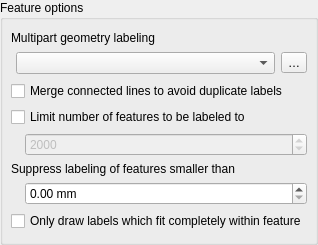
                       <widget class="QGroupBox" name="mRenderingFeaturesGrpBx">
                        <property name="title">
                         <string>Feature options</string>
                        </property>
                        <property name="syncGroup" stdset="0">
                         <string notr="true">labelrenderinggroup</string>
                        </property>
                        <layout class="QGridLayout" name="gridLayout_47">
                         <property name="leftMargin">
                          <number>8</number>
                         </property>
                         <property name="rightMargin">
                          <number>8</number>
                         </property>
                         <item row="4" column="0" colspan="2">
                          <widget class="QFrame" name="mMinSizeFrame">
                           <layout class="QGridLayout" name="gridLayout_21">
                            <property name="leftMargin">
                             <number>0</number>
                            </property>
                            <property name="topMargin">
                             <number>0</number>
                            </property>
                            <property name="rightMargin">
                             <number>0</number>
                            </property>
                            <property name="bottomMargin">
                             <number>0</number>
                            </property>
                            <property name="verticalSpacing">
                             <number>6</number>
                            </property>
                            <item row="1" column="0">
                             <spacer name="horizontalSpacer_20">
                              <property name="orientation">
                               <enum>Qt::Orientation::Horizontal</enum>
                              </property>
                              <property name="sizeType">
                               <enum>QSizePolicy::Policy::Fixed</enum>
                              </property>
                              <property name="sizeHint" stdset="0">
                               <size>
                                <width>8</width>
                                <height>0</height>
                               </size>
                              </property>
                             </spacer>
                            </item>
                            <item row="1" column="1">
                             <widget class="QgsDoubleSpinBox" name="mMinSizeSpinBox">
                              <property name="suffix">
                               <string> mm</string>
                              </property>
                             </widget>
                            </item>
                            <item row="0" column="0" colspan="2">
                             <widget class="QLabel" name="mMinSizeLabel">
                              <property name="text">
                               <string>Suppress labeling of features smaller than</string>
                              </property>
                             </widget>
                            </item>
                           </layout>
                          </widget>
                         </item>
                         <item row="5" column="0" colspan="2">
                          <widget class="QFrame" name="mPolygonFeatureOptionsFrame">
                           <property name="frameShape">
                            <enum>QFrame::Shape::NoFrame</enum>
                           </property>
                           <property name="frameShadow">
                            <enum>QFrame::Shadow::Raised</enum>
                           </property>
                           <layout class="QHBoxLayout" name="horizontalLayout_12">
                            <property name="leftMargin">
                             <number>0</number>
                            </property>
                            <property name="topMargin">
                             <number>0</number>
                            </property>
                            <property name="rightMargin">
                             <number>0</number>
                            </property>
                            <property name="bottomMargin">
                             <number>0</number>
                            </property>
                            <item>
                             <widget class="QCheckBox" name="mFitInsidePolygonCheckBox">
                              <property name="text">
                               <string>Only draw labels which fit completely within feature</string>
                              </property>
                             </widget>
                            </item>
                           </layout>
                          </widget>
                         </item>
                         <item row="2" column="0" colspan="2">
                          <widget class="QCheckBox" name="chkMergeLines">
                           <property name="text">
                            <string>Merge connected lines to avoid duplicate labels</string>
                           </property>
                          </widget>
                         </item>
                         <item row="3" column="0" colspan="2">
                          <widget class="QFrame" name="mLimitLabelFrame">
                           <layout class="QGridLayout" name="gridLayout_20">
                            <property name="leftMargin">
                             <number>0</number>
                            </property>
                            <property name="topMargin">
                             <number>0</number>
                            </property>
                            <property name="rightMargin">
                             <number>0</number>
                            </property>
                            <property name="bottomMargin">
                             <number>0</number>
                            </property>
                            <property name="verticalSpacing">
                             <number>6</number>
                            </property>
                            <item row="1" column="0">
                             <spacer name="verticalSpacer_8">
                              <property name="orientation">
                               <enum>Qt::Orientation::Horizontal</enum>
                              </property>
                              <property name="sizeType">
                               <enum>QSizePolicy::Policy::Fixed</enum>
                              </property>
                              <property name="sizeHint" stdset="0">
                               <size>
                                <width>8</width>
                                <height>0</height>
                               </size>
                              </property>
                             </spacer>
                            </item>
                            <item row="1" column="1">
                             <widget class="QgsSpinBox" name="mLimitLabelSpinBox">
                              <property name="enabled">
                               <bool>false</bool>
                              </property>
                              <property name="toolTip">
                               <string>Number of features sent to labeling engine, though not all may be labeled</string>
                              </property>
                              <property name="minimum">
                               <number>0</number>
                              </property>
                              <property name="maximum">
                               <number>999999999</number>
                              </property>
                              <property name="value">
                               <number>2000</number>
                              </property>
                              <property name="showClearButton" stdset="0">
                               <bool>false</bool>
                              </property>
                             </widget>
                            </item>
                            <item row="0" column="0" colspan="2">
                             <widget class="QCheckBox" name="mLimitLabelChkBox">
                              <property name="text">
                               <string>Limit number of features to be labeled to</string>
                              </property>
                             </widget>
                            </item>
                           </layout>
                          </widget>
                         </item>
                         <item row="0" column="0" colspan="2">
                          <widget class="QWidget" name="mMultipartBehaviorWidget" native="true">
                           <property name="minimumSize">
                            <size>
                             <width>0</width>
                             <height>33</height>
                            </size>
                           </property>
                           <layout class="QGridLayout" name="gridLayout_54">
                            <property name="leftMargin">
                             <number>0</number>
                            </property>
                            <property name="topMargin">
                             <number>0</number>
                            </property>
                            <property name="rightMargin">
                             <number>0</number>
                            </property>
                            <property name="bottomMargin">
                             <number>0</number>
                            </property>
                            <item row="0" column="0">
                             <widget class="QLabel" name="label_58">
                              <property name="text">
                               <string>Multipart geometry labeling</string>
                              </property>
                             </widget>
                            </item>
                            <item row="1" column="0">
                             <layout class="QHBoxLayout" name="horizontalLayout_32">
                              <item>
                               <spacer name="verticalSpacer_10">
                                <property name="orientation">
                                 <enum>Qt::Orientation::Horizontal</enum>
                                </property>
                                <property name="sizeType">
                                 <enum>QSizePolicy::Policy::Fixed</enum>
                                </property>
                                <property name="sizeHint" stdset="0">
                                 <size>
                                  <width>5</width>
                                  <height>24</height>
                                 </size>
                                </property>
                               </spacer>
                              </item>
                              <item>
                               <widget class="QComboBox" name="mComboMultipartBehavior"/>
                              </item>
                              <item>
                               <widget class="QgsPropertyOverrideButton" name="mLabelAllPartsDDBtn">
                                <property name="text">
                                 <string>…</string>
                                </property>
                               </widget>
                              </item>
                             </layout>
                            </item>
                           </layout>
                          </widget>
                         </item>
                        </layout>
                       </widget>
